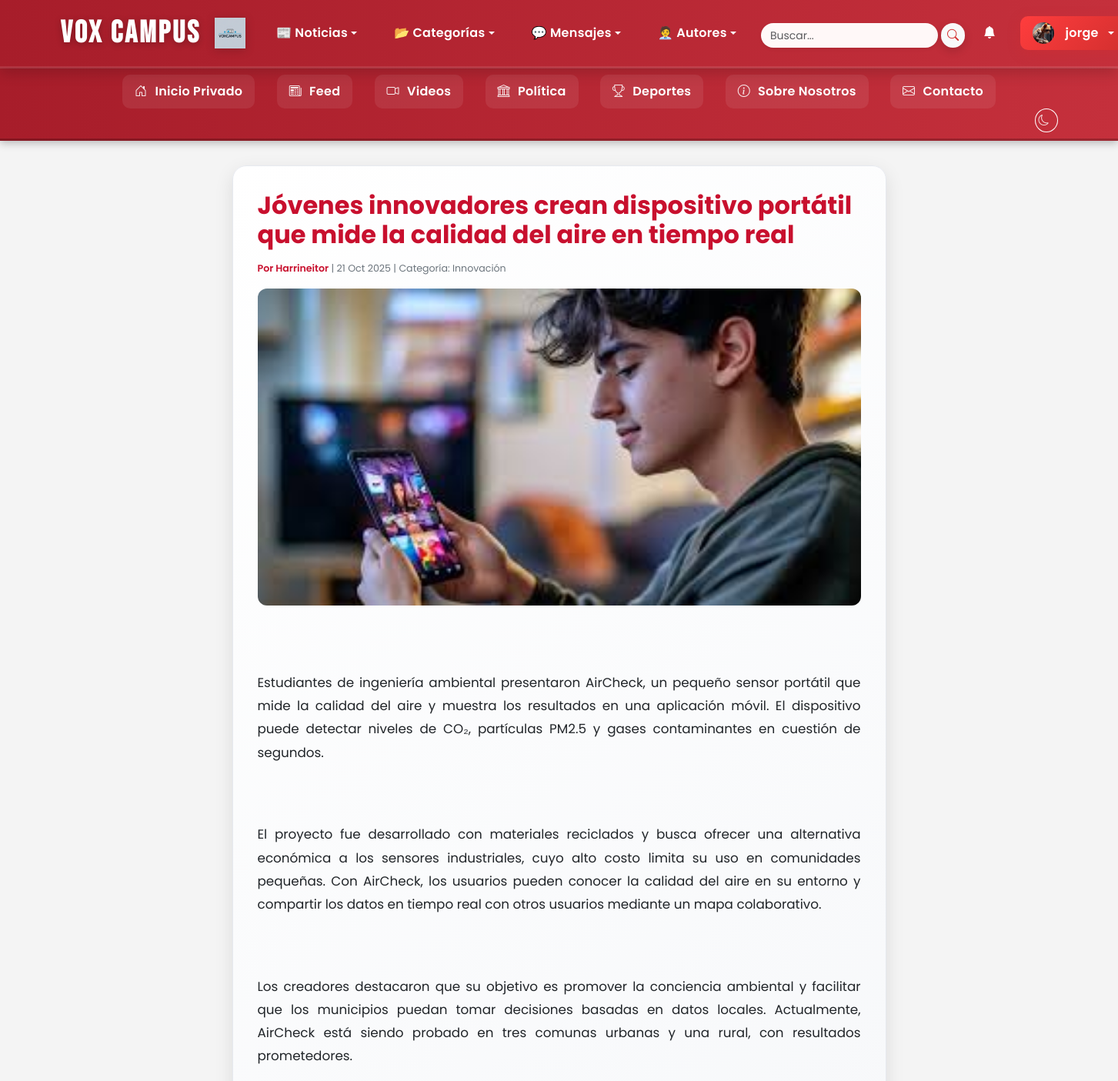
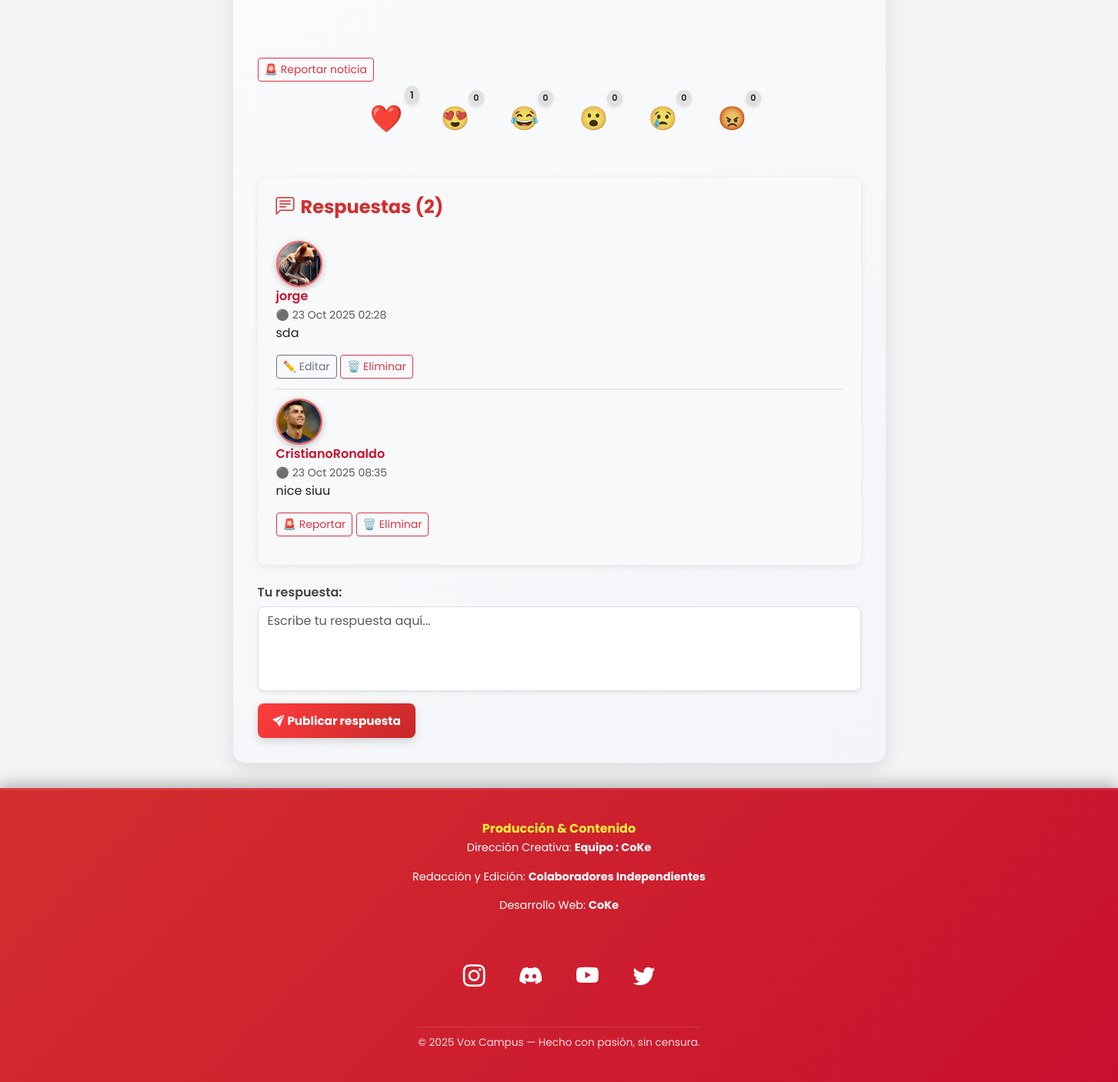
/noticia/10/ (signed in), run on the app's committed database (2 pictures, top to bottom).
### noticias/models.py (models this page shows, shortened)
class Perfil(models.Model):
    user = models.OneToOneField(User, on_delete=models.CASCADE, related_name='perfil')
    bio = models.TextField(blank=True, null=True)
    avatar = models.ImageField(upload_to='avatares/', blank=True, null=True)
    banner = models.ImageField(upload_to='banners/', blank=True, null=True)
    ultima_actividad = models.DateTimeField(default=timezone.now)
    twitter = models.URLField(max_length=200, blank=True, null=True)
    github = models.URLField(max_length=200, blank=True, null=True)
    instagram = models.URLField(max_length=200, blank=True, null=True)
    linkedin = models.URLField(max_length=200, blank=True, null=True)
    sitio_web = models.URLField(max_length=200, blank=True, null=True)
    rol = models.CharField(
        max_length=20,
        choices=[('autor', 'Autor'), ('admin', 'Administrador')],
        default='autor'
    )

class Noticia(models.Model):
    titulo = models.CharField(max_length=200)
    contenido = models.TextField()
    categoria = models.ForeignKey(Categoria, on_delete=models.PROTECT, related_name='noticias')
    autor = models.ForeignKey(User, on_delete=models.CASCADE, related_name='noticias')
    fecha_creacion = models.DateTimeField(auto_now_add=True)
    imagen = models.ImageField(upload_to='noticias/', blank=True, null=True)

class Categoria(models.Model):
    nombre = models.CharField(max_length=50, unique=True)

class Respuesta(models.Model):
    noticia = models.ForeignKey(Noticia, on_delete=models.CASCADE, related_name='respuestas')
    autor = models.ForeignKey(User, on_delete=models.CASCADE, related_name='respuestas')
    contenido = models.TextField(max_length=500)
    fecha_creacion = models.DateTimeField(default=timezone.now)

### noticias/views.py (the view)
# urls.py: path('noticia/<int:id>/', views.noticia_detalle, name='noticia_detalle'),
@login_required
def noticia_detalle(request, id):
    noticia = get_object_or_404(Noticia, id=id)
    respuestas = Respuesta.objects.filter(noticia=noticia).order_by('fecha_creacion')
    conteos = {
        'like': noticia.reacciones.filter(tipo='like').count(),
        'love': noticia.reacciones.filter(tipo='love').count(),
        'funny': noticia.reacciones.filter(tipo='funny').count(),
        'wow': noticia.reacciones.filter(tipo='wow').count(),
        'sad': noticia.reacciones.filter(tipo='sad').count(),
        'angry': noticia.reacciones.filter(tipo='angry').count(),
    }
    reaccion_usuario = None
    if request.user.is_authenticated:
        reaccion = Reaccion.objects.filter(noticia=noticia, usuario=request.user).first()
        if reaccion:
            reaccion_usuario = reaccion.tipo
    if request.method == 'POST':
        form = RespuestaForm(request.POST)
        if form.is_valid():
            nueva_respuesta = form.save(commit=False)
            nueva_respuesta.noticia = noticia
            nueva_respuesta.autor = request.user
            nueva_respuesta.save()
            if noticia.autor != request.user:
                crear_notificacion(
                    usuario=noticia.autor,
                    tipo="comentario",
                    contenido=f"💬 {request.user.username} comentó tu noticia: {noticia.titulo}",
                    url=reverse('noticia_detalle', args=[noticia.id])
                )
            registrar_actividad(
                usuario=request.user,
                accion=f"comentó en “{noticia.titulo}”",
                url=reverse('noticia_detalle', args=[noticia.id])
            )
            return redirect('noticia_detalle', id=noticia.id)
    else:
        form = RespuestaForm()
    context = {
        'noticia': noticia,
        'respuestas': respuestas,
        'conteos': conteos,
        'reaccion_usuario': reaccion_usuario,
        'form': form,
    }
    return render(request, 'noticias/noticia_detalle.html', context)

### templates/noticias/noticia_detalle.html (shortened to what this page needs)
{% extends 'noticias/base.html' %}
{% load static %}
{% block content %}
<body class="detalle-bg">
   <article class="noticia-detalle">
      <h1>{{ noticia.titulo }}</h1>
   <div class="noticia-meta">
   <small>
      <span class="respuesta-autor">Por {{ noticia.autor.username }}</span> |
      <span class="fecha">{{ noticia.fecha_creacion|date:"d M Y" }}</span> |
      <span class="categoria">Categoría: {{ noticia.categoria.nombre }}</span>
   </small>
   </div>
      {% if noticia.imagen %}
      <img src="{{ noticia.imagen.url }}" class="noticia-img" alt="{{ noticia.titulo }}">
      {% endif %}
      <div class="noticia-contenido">
         {{ noticia.contenido|linebreaks }}
      </div>
      {% if user.is_authenticated and noticia.autor != user %}
      <a href="{% url 'reportar_noticia' noticia.id %}" class="btn btn-outline-danger btn-sm mt-3">
      🚨 Reportar noticia
      </a>
      {% endif %}
      {% if user.is_authenticated %}
      <div class="reacciones" data-url="{% url 'reaccionar_noticia' noticia.id %}">
         <button class="btn-reaccion {% if reaccion_usuario == 'like' %}activa{% endif %}" data-tipo="like" title="Me gusta">❤️ <span class="contador">{{ conteos.like }}</span></button>
         <button class="btn-reaccion {% if reaccion_usuario == 'love' %}activa{% endif %}" data-tipo="love" title="Me encanta">😍 <span class="contador">{{ conteos.love }}</span></button>
         <button class="btn-reaccion {% if reaccion_usuario == 'funny' %}activa{% endif %}" data-tipo="funny" title="Me divierte">😂 <span class="contador">{{ conteos.funny }}</span></button>
         <button class="btn-reaccion {% if reaccion_usuario == 'wow' %}activa{% endif %}" data-tipo="wow" title="Me sorprende">😮 <span class="contador">{{ conteos.wow }}</span></button>
         <button class="btn-reaccion {% if reaccion_usuario == 'sad' %}activa{% endif %}" data-tipo="sad" title="Me entristece">😢 <span class="contador">{{ conteos.sad }}</span></button>
         <button class="btn-reaccion {% if reaccion_usuario == 'angry' %}activa{% endif %}" data-tipo="angry" title="Me enoja">😡 <span class="contador">{{ conteos.angry }}</span></button>
      </div>
      {% else %}
      <p class="text-muted mt-3">
         <a href="{% url 'login' %}">Inicia sesión</a> para reaccionar.
      </p>
      {% endif %}
      <section class="comentarios mt-5">
         <h4 class="fw-bold text-danger mb-3">
            <i class="bi bi-chat-left-text me-2"></i>Respuestas ({{ respuestas.count }})
         </h4>
         {% if respuestas %}
         {% for r in respuestas %}
         <div class="comentario">
            <div class="comentario-header">
               <a href="{% url 'perfil_usuario' r.autor.username %}">
               {% if r.autor.perfil.avatar %}
               <img src="{{ r.autor.perfil.avatar.url }}" alt="Avatar de {{ r.autor.username }}" class="comentario-avatar">
               {% else %}
               <img src="{% static 'foro/img/default_avatar.png' %}" alt="Avatar por defecto" class="comentario-avatar">
               {% endif %}
               </a>
               <div>
                  <strong>
                  <a href="{% url 'perfil_usuario' r.autor.username %}" class="respuesta-autor">
                  {{ r.autor.username }}
                  </a>
                  </strong><br>
                  <small class="text-muted">{{ r.fecha_creacion|date:"d M Y H:i" }}</small>
               </div>
            </div>
            <p class="comentario-texto">{{ r.contenido }}</p>
            {% if user.is_authenticated %}
            <div class="mt-2">
               {% if r.autor != user %}
               <a href="{% url 'reportar_respuesta' r.id %}" class="btn btn-outline-danger btn-sm">🚨 Reportar</a>
               {% endif %}
               {% if user == r.autor %}
               <a href="{% url 'editar_respuesta' r.id %}" class="btn btn-outline-secondary btn-sm">✏️ Editar</a>
               {% endif %}
               {% if user == r.autor or user.is_superuser %}
               <a href="{% url 'eliminar_respuesta' r.id %}" class="btn btn-outline-danger btn-sm">🗑️ Eliminar</a>
               {% endif %}
            </div>
            {% endif %}
         </div>
         {% endfor %}
         {% else %}
         <p class="text-muted">No hay respuestas aún. Sé el primero en comentar.</p>
         {% endif %}
      </section>
      {% if user.is_authenticated %}
      <form method="POST" class="respuesta-form mt-4">
         {{ form.contenido.label_tag }}
         {{ form.contenido }}
         <button type="submit" class="btn btn-danger mt-3">
         <i class="bi bi-send-fill me-1"></i> Publicar respuesta
         </button>
      </form>
      {% else %}
      <p class="text-muted mt-4">
         <a href="{% url 'login' %}">Inicia sesión</a> para comentar.
      </p>
      {% endif %}
   </article>
</body>
{% endblock %}

### templates/noticias/base.html (shortened to what this page needs)
{% load static %}
<!DOCTYPE html>
<html lang="es">
<head>
   <link href="https://cdn.jsdelivr.net/npm/bootstrap@5.3.2/dist/css/bootstrap.min.css" rel="stylesheet" />
   <link href="https://cdn.jsdelivr.net/npm/bootstrap-icons@1.11.1/font/bootstrap-icons.css" rel="stylesheet" />
   <link rel="stylesheet" href="{% static 'webnoticias/css/style.css' %}?v=v38" />
</head>
<body>
<nav class="navbar navbar-expand-lg navbar-dark bg-danger shadow">
   <div class="container">
      <a class="navbar-brand d-flex align-items-center fw-bold"
         href="{% if user.is_authenticated and user.is_superuser %}{% url 'panel_privado' %}{% else %}{% url 'index' %}{% endif %}">
         <span class="me-2 text-white">Vox Campus</span>
         <img src="{% static 'WebNoticias/img/logo.png' %}" alt="Logo Vox Campus"
              style="height:40px; width:auto; object-fit:contain;" />
      </a>
      <div class="collapse navbar-collapse" id="navbarNav">
         <ul class="navbar-nav mx-auto align-items-center gap-2">
            {% if user.is_authenticated and user.is_superuser or user.is_authenticated and user.is_staff %}
               <li class="nav-item dropdown">
                  <a class="nav-link dropdown-toggle" href="#" id="noticiasDropdown" role="button" data-bs-toggle="dropdown">
                     📰 Noticias
                  </a>
               </li>
            {% endif %}
            {% if user.is_superuser %}
               <li class="nav-item dropdown">
                  <a class="nav-link dropdown-toggle" href="#" id="categoriasDropdown" role="button" data-bs-toggle="dropdown">
                     📂 Categorías
                  </a>
               </li>
            {% endif %}
            {% if user.is_authenticated %}
               <li class="nav-item dropdown">
                  <a class="nav-link dropdown-toggle" href="#" id="mensajesDropdown" role="button" data-bs-toggle="dropdown">
                     💬 Mensajes
                  </a>
               </li>
            {% endif %}
            {% if user.is_authenticated %}
               <li class="nav-item dropdown has-dot">
                  <a class="nav-link dropdown-toggle" href="#" id="reporterosDropdown" role="button" data-bs-toggle="dropdown">
                     🧑‍💼 Autores
                  </a>
               </li>
            {% endif %}
         </ul>
         <ul class="navbar-nav align-items-center gap-0">
            {% if user.is_authenticated %}
               <li class="nav-item">
                  <form id="buscador" class="d-flex align-items-center" role="search" method="get" action="{% url 'buscar' %}">
                     <input id="input-busqueda" class="form-control form-control-sm rounded-pill shadow-sm border-0 me-1"
                            type="search" placeholder="Buscar..." name="q" required />
                     <button class="btn btn-light btn-sm rounded-pill px-2 py-0" type="submit" style="height:32px;">
                        <i class="bi bi-search text-danger"></i>
                     </button>
                  </form>
               </li>
               <li class="nav-item position-relative">
                  <a href="{% url 'notificaciones' %}" class="nav-link position-relative">
                     <i class="bi bi-bell-fill"></i>
                  </a>
               </li>
               <li class="nav-item dropdown">
                  <a class="nav-link dropdown-toggle btn-login px-3 py-2" href="#" id="userDropdown"
                     role="button" data-bs-toggle="dropdown">
                     {% if user.perfil.avatar %}
                        <img src="{{ user.perfil.avatar.url }}" alt="avatar"
                             style="width:28px; height:28px; border-radius:50%; object-fit:cover; margin-right:6px;" />
                     {% else %}
                        <i class="bi bi-person-circle me-1"></i>
                     {% endif %}
                     {{ user.username }}
                  </a>
               </li>
            {% endif %}
         </ul>
      </div>
   </div>
</nav>
   <div class="subnav">
      <div class="container text-center py-2">
         {% if user.is_authenticated and user.is_superuser %}
            <a href="{% url 'panel_privado' %}" class="subnav-link"><i class="bi bi-house-door"></i> Inicio Privado</a>
         {% else %}
            <a href="{% url 'index' %}" class="subnav-link"><i class="bi bi-house"></i> Inicio</a>
         {% endif %}
         <a href="{% url 'feed' %}" class="subnav-link"><i class="bi bi-newspaper"></i> Feed</a>
         <a href="{% url 'videos' %}" class="subnav-link"><i class="bi bi-camera-video"></i> Videos</a>
         <a href="{% url 'politica' %}" class="subnav-link"><i class="bi bi-bank"></i> Política</a>
         <a href="{% url 'deportes' %}" class="subnav-link"><i class="bi bi-trophy"></i> Deportes</a>
         <a href="{% url 'sobre' %}" class="subnav-link"><i class="bi bi-info-circle"></i> Sobre Nosotros</a>
         <a href="{% url 'contacto' %}" class="subnav-link"><i class="bi bi-envelope"></i> Contacto</a>
         <li class="nav-item d-flex align-items-center ms-2">
            <button id="theme-toggle" class="btn btn-outline-light btn-sm rounded-circle p-1" title="Cambiar tema">
               <i class="bi bi-moon"></i>
            </button>
         </li>
      </div>
   </div>
   <main class="container my-4">
      {% block content %}{% endblock %}
   </main>
   <footer class="footer-premium">
      <div class="footer-container">
         <div class="footer-credits">
            <h4>Producción & Contenido</h4>
            <p>Dirección Creativa: <strong>Equipo : CoKe</strong></p>
            <p>Redacción y Edición: <strong>Colaboradores Independientes</strong></p>
            <p>Desarrollo Web: <strong>CoKe</strong></p>
         </div>
         <div class="footer-social">
            <a href="https://www.instagram.com" target="_blank" class="social-icon"><i class="bi bi-instagram"></i></a>
            <a href="https://discord.com" target="_blank" class="social-icon"><i class="bi bi-discord"></i></a>
            <a href="https://www.youtube.com" target="_blank" class="social-icon"><i class="bi bi-youtube"></i></a>
            <a href="https://twitter.com" target="_blank" class="social-icon"><i class="bi bi-twitter"></i></a>
         </div>
         <div class="footer-bottom">
            <p>&copy; 2025 Vox Campus — Hecho con pasión, sin censura.</p>
         </div>
      </div>
   </footer>
</body>
</html>

### data on the page
Noticia: titulo "Jóvenes innovadores crean dispositivo portátil que mide la calidad del aire en tiempo real", autor.username "Harrineitor", fecha_creacion "21 Oct 2025", categoria.nombre "Innovación", imagen (picture), contenido "Estudiantes de ingeniería ambiental presentaron AirCheck, un pequeño sensor portátil que mide la calidad del aire y muestra los resultados en una aplicación móvil. El dispositivo puede detectar niveles de CO₂, partículas PM2.5 y gases contaminantes en cuestión de segundos. El proyecto fue desarrollado con materiales reciclados y busca ofrecer una alternativa económica a los sensores industriales, cuyo alto costo limita su uso en comunidades pequeñas. Con AirCheck, los usuarios pueden conocer la calidad del aire en su entorno y compartir los datos en tiempo real con otros usuarios mediante un mapa colaborativo. Los creadores destacaron que su objetivo es promover la conciencia ambiental y…"
Respuesta: autor.perfil.avatar (picture), autor.username "jorge", fecha_creacion "23 Oct 2025 02:28", contenido "sda", shows "✏️ Editar", shows "🗑️ Eliminar"
Respuesta: autor.perfil.avatar (picture), autor.username "CristianoRonaldo", fecha_creacion "23 Oct 2025 08:35", contenido "nice siuu", shows "🚨 Reportar", shows "🗑️ Eliminar"

### other printed values
{{ user.username }} "jorge"
{{ conteos.like }} "1"
{{ conteos.love }} "0"
{{ conteos.funny }} "0"
{{ conteos.wow }} "0"
{{ conteos.sad }} "0"
{{ conteos.angry }} "0"
{{ respuestas.count }} "2"
